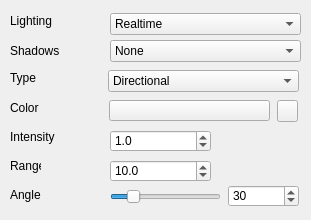
<?xml version="1.0" encoding="UTF-8"?>
<ui version="4.0">
 <class>PropertiesLight</class>
 <widget class="QWidget" name="PropertiesLight">
  <property name="geometry">
   <rect>
    <x>0</x>
    <y>0</y>
    <width>311</width>
    <height>220</height>
   </rect>
  </property>
  <property name="windowTitle">
   <string>Form</string>
  </property>
  <widget class="QLabel" name="labelType">
   <property name="geometry">
    <rect>
     <x>10</x>
     <y>70</y>
     <width>42</width>
     <height>15</height>
    </rect>
   </property>
   <property name="text">
    <string>Type</string>
   </property>
  </widget>
  <widget class="QComboBox" name="comboBoxType">
   <property name="geometry">
    <rect>
     <x>108</x>
     <y>70</y>
     <width>191</width>
     <height>22</height>
    </rect>
   </property>
   <item>
    <property name="text">
     <string>Directional</string>
    </property>
   </item>
   <item>
    <property name="text">
     <string>Point</string>
    </property>
   </item>
   <item>
    <property name="text">
     <string>Spot</string>
    </property>
   </item>
  </widget>
  <widget class="QToolButton" name="toolButtonColor">
   <property name="geometry">
    <rect>
     <x>109</x>
     <y>100</y>
     <width>161</width>
     <height>21</height>
    </rect>
   </property>
   <property name="autoFillBackground">
    <bool>true</bool>
   </property>
   <property name="text">
    <string/>
   </property>
   <property name="iconSize">
    <size>
     <width>180</width>
     <height>16</height>
    </size>
   </property>
  </widget>
  <widget class="QPushButton" name="pushButtonColorEyeDropper">
   <property name="geometry">
    <rect>
     <x>277</x>
     <y>100</y>
     <width>21</width>
     <height>22</height>
    </rect>
   </property>
   <property name="text">
    <string/>
   </property>
   <property name="icon">
    <iconset resource="../rainbow-editor.qrc">
     <normaloff>:/res/images/eyedropper.png</normaloff>:/res/images/eyedropper.png</iconset>
   </property>
  </widget>
  <widget class="QLabel" name="labelColor">
   <property name="geometry">
    <rect>
     <x>10</x>
     <y>100</y>
     <width>81</width>
     <height>16</height>
    </rect>
   </property>
   <property name="text">
    <string>Color</string>
   </property>
  </widget>
  <widget class="QLabel" name="labelAngle">
   <property name="geometry">
    <rect>
     <x>10</x>
     <y>187</y>
     <width>71</width>
     <height>16</height>
    </rect>
   </property>
   <property name="text">
    <string>Angle</string>
   </property>
  </widget>
  <widget class="QSpinBox" name="spinBoxAngle">
   <property name="geometry">
    <rect>
     <x>228</x>
     <y>185</y>
     <width>71</width>
     <height>22</height>
    </rect>
   </property>
   <property name="minimum">
    <number>1</number>
   </property>
   <property name="maximum">
    <number>179</number>
   </property>
   <property name="singleStep">
    <number>5</number>
   </property>
   <property name="value">
    <number>30</number>
   </property>
   <property name="displayIntegerBase">
    <number>10</number>
   </property>
  </widget>
  <widget class="QSlider" name="horizontalSliderAngle">
   <property name="geometry">
    <rect>
     <x>110</x>
     <y>187</y>
     <width>111</width>
     <height>20</height>
    </rect>
   </property>
   <property name="minimum">
    <number>1</number>
   </property>
   <property name="maximum">
    <number>179</number>
   </property>
   <property name="value">
    <number>30</number>
   </property>
   <property name="orientation">
    <enum>Qt::Horizontal</enum>
   </property>
  </widget>
  <widget class="QLabel" name="labelRange">
   <property name="geometry">
    <rect>
     <x>10</x>
     <y>158</y>
     <width>31</width>
     <height>16</height>
    </rect>
   </property>
   <property name="text">
    <string>Range</string>
   </property>
  </widget>
  <widget class="QDoubleSpinBox" name="doubleSpinBoxRange">
   <property name="geometry">
    <rect>
     <x>110</x>
     <y>160</y>
     <width>101</width>
     <height>22</height>
    </rect>
   </property>
   <property name="decimals">
    <number>1</number>
   </property>
   <property name="maximum">
    <double>100000.000000000000000</double>
   </property>
   <property name="singleStep">
    <double>1.000000000000000</double>
   </property>
   <property name="value">
    <double>10.000000000000000</double>
   </property>
  </widget>
  <widget class="QLabel" name="labelIntensity">
   <property name="geometry">
    <rect>
     <x>10</x>
     <y>130</y>
     <width>47</width>
     <height>14</height>
    </rect>
   </property>
   <property name="text">
    <string>Intensity</string>
   </property>
  </widget>
  <widget class="QDoubleSpinBox" name="doubleSpinBoxIntensity">
   <property name="geometry">
    <rect>
     <x>110</x>
     <y>130</y>
     <width>101</width>
     <height>22</height>
    </rect>
   </property>
   <property name="decimals">
    <number>1</number>
   </property>
   <property name="maximum">
    <double>100000.000000000000000</double>
   </property>
   <property name="singleStep">
    <double>1.000000000000000</double>
   </property>
   <property name="value">
    <double>1.000000000000000</double>
   </property>
  </widget>
  <widget class="QComboBox" name="comboBoxLighting">
   <property name="geometry">
    <rect>
     <x>110</x>
     <y>13</y>
     <width>191</width>
     <height>22</height>
    </rect>
   </property>
   <item>
    <property name="text">
     <string>Realtime</string>
    </property>
   </item>
   <item>
    <property name="text">
     <string>Baked</string>
    </property>
   </item>
  </widget>
  <widget class="QLabel" name="labelLighting">
   <property name="geometry">
    <rect>
     <x>10</x>
     <y>13</y>
     <width>71</width>
     <height>16</height>
    </rect>
   </property>
   <property name="text">
    <string>Lighting</string>
   </property>
  </widget>
  <widget class="QLabel" name="labelShadows">
   <property name="geometry">
    <rect>
     <x>10</x>
     <y>43</y>
     <width>71</width>
     <height>16</height>
    </rect>
   </property>
   <property name="text">
    <string>Shadows</string>
   </property>
  </widget>
  <widget class="QComboBox" name="comboBoxShadows">
   <property name="geometry">
    <rect>
     <x>110</x>
     <y>40</y>
     <width>191</width>
     <height>22</height>
    </rect>
   </property>
   <item>
    <property name="text">
     <string>None</string>
    </property>
   </item>
   <item>
    <property name="text">
     <string>Hard</string>
    </property>
   </item>
   <item>
    <property name="text">
     <string>Soft</string>
    </property>
   </item>
  </widget>
 </widget>
 <resources>
  <include location="../rainbow-editor.qrc"/>
 </resources>
 <connections/>
</ui>
